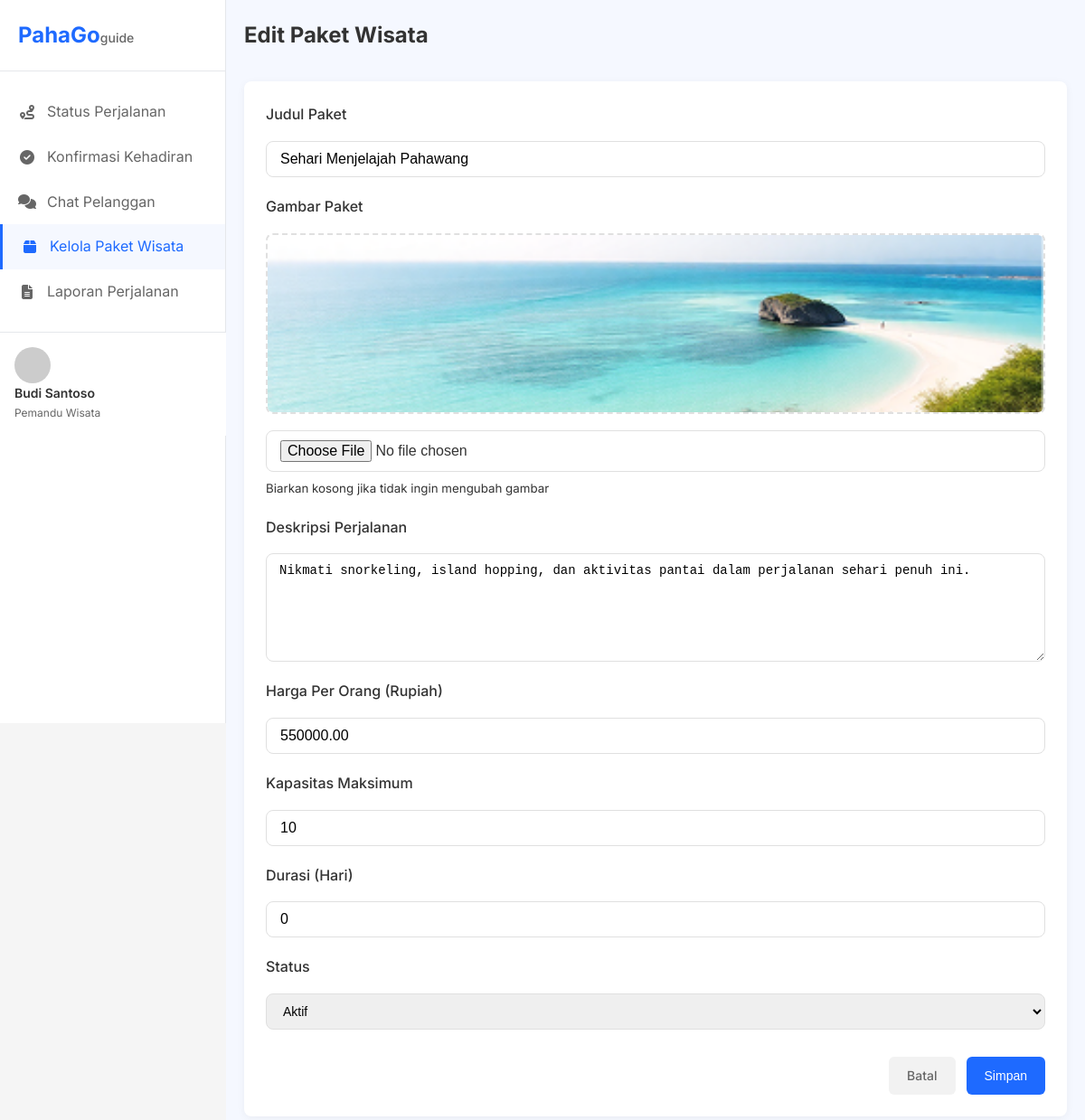
Page /guide/edit-paket.php?id=13 (signed in) on the committed database.
### tables this page shows
CREATE TABLE `packages` (
  `id` int NOT NULL,
  `guide_id` int NOT NULL,
  `title` varchar(255) NOT NULL,
  `description` text NOT NULL,
  `short_description` varchar(255) DEFAULT NULL,
  `price` decimal(10,2) NOT NULL,
  `max_participants` int NOT NULL,
  `duration_days` int NOT NULL,
  `duration_hours` int DEFAULT '0',
  `image_url` varchar(255) DEFAULT NULL,
  `status` enum('active','draft') NOT NULL DEFAULT 'draft',
  `is_bestseller` tinyint(1) DEFAULT '0',
  `is_popular` tinyint(1) DEFAULT '0',
  `rating` decimal(3,1) DEFAULT '0.0',
  `created_at` timestamp NOT NULL DEFAULT CURRENT_TIMESTAMP,
  `updated_at` timestamp NULL DEFAULT NULL ON UPDATE CURRENT_TIMESTAMP
);

### guide/edit-paket.php (the view, shortened to what this page needs)
<?php
require_once '../includes/db.php';
$guide_id = $_SESSION['guide_id'];
$guide_name = $_SESSION['guide_name'];
$package_id = (int)$_GET['id'];
$stmt = $conn->prepare("SELECT * FROM packages WHERE id = ? AND guide_id = ?");
$stmt->bind_param("ii", $package_id, $guide_id);
$stmt->execute();
$result = $stmt->get_result();
$package = $result->fetch_assoc();
?>
<!DOCTYPE html>
<html lang="id">
<head>
    <link rel="stylesheet" href="../css/styles.css">
    <link rel="stylesheet" href="../css/guide.css">
    <link rel="stylesheet" href="https://cdnjs.cloudflare.com/ajax/libs/font-awesome/6.4.0/css/all.min.css">
</head>
<body>
    <div class="dashboard">
        <div class="sidebar" id="sidebar">
            <div class="sidebar-header">
                <div class="sidebar-logo">
                    PahaGo<span>guide</span>
                </div>
            </div>
            <div class="sidebar-menu">
                <a href="status-perjalanan.php" class="menu-item">
                    <i class="fas fa-route"></i>
                    <span>Status Perjalanan</span>
                </a>
                <a href="konfirmasi-kehadiran.php" class="menu-item">
                    <i class="fas fa-check-circle"></i>
                    <span>Konfirmasi Kehadiran</span>
                </a>
                <a href="chat-pelanggan.php" class="menu-item">
                    <i class="fas fa-comments"></i>
                    <span>Chat Pelanggan</span>
                </a>
                <a href="kelola-paket.php" class="menu-item active">
                    <i class="fas fa-box"></i>
                    <span>Kelola Paket Wisata</span>
                </a>
                <a href="laporan-perjalanan.php" class="menu-item">
                    <i class="fas fa-file-alt"></i>
                    <span>Laporan Perjalanan</span>
                </a>
            </div>
            <div class="user-profile">
                <img src="https://ui-avatars.com/api/?name=<?php echo urlencode($guide_name); ?>&background=1e6aff&color=fff" alt="Profile" class="profile-image">
                <div class="profile-info">
                    <div class="profile-name"><?php echo htmlspecialchars($guide_name); ?></div>
                    <div class="profile-role">Pemandu Wisata</div>
                </div>
            </div>
        </div>
        <div class="content">
            <div class="content-header">
                <div class="content-title">
                    <h1>Edit Paket Wisata</h1>
                </div>
            </div>
            <div class="form-card">
                <form action="<?php echo htmlspecialchars($_SERVER["PHP_SELF"]) . '?id=' . $package_id; ?>" method="POST" enctype="multipart/form-data">
                    <div class="form-group">
                        <label for="title">Judul Paket</label>
                        <input type="text" id="title" name="title" class="form-control" value="<?php echo htmlspecialchars($package['title']); ?>" required>
                    </div>
                    <div class="form-group">
                        <label for="image">Gambar Paket</label>
                        <div class="image-preview" id="imagePreview">
                            <?php if (!empty($package['image_url'])): ?>
                            <img src="<?php echo htmlspecialchars($package['image_url']); ?>" alt="<?php echo htmlspecialchars($package['title']); ?>">
                            <?php else: ?>
                            <div class="image-preview-placeholder">
                                <i class="fas fa-image"></i> Pilih gambar untuk ditampilkan
                            </div>
                            <?php endif; ?>
                        </div>
                        <input type="file" id="image" name="image" class="form-control" accept="image/*">
                        <small>Biarkan kosong jika tidak ingin mengubah gambar</small>
                    </div>
                    <div class="form-group">
                        <label for="description">Deskripsi Perjalanan</label>
                        <textarea id="description" name="description" class="form-control" required><?php echo htmlspecialchars($package['description']); ?></textarea>
                    </div>
                    <div class="form-group">
                        <label for="price">Harga Per Orang (Rupiah)</label>
                        <input type="number" id="price" name="price" class="form-control" value="<?php echo $package['price']; ?>" required>
                    </div>
                    <div class="form-group">
                        <label for="max_participants">Kapasitas Maksimum</label>
                        <input type="number" id="max_participants" name="max_participants" class="form-control" value="<?php echo $package['max_participants']; ?>" required>
                    </div>
                    <div class="form-group">
                        <label for="duration_days">Durasi (Hari)</label>
                        <input type="number" id="duration_days" name="duration_days" class="form-control" value="<?php echo $package['duration_days']; ?>" required>
                    </div>
                    <div class="form-group">
                        <label for="status">Status</label>
                        <select id="status" name="status" class="form-control" required>
                            <option value="active" <?php echo $package['status'] == 'active' ? 'selected' : ''; ?>>Aktif</option>
                        </select>
                    </div>
                    <div class="form-actions">
                        <a href="kelola-paket.php" class="btn-cancel">Batal</a>
                        <button type="submit" class="btn-submit">Simpan</button>
                    </div>
                </form>
            </div>
        </div>
    </div>
</body>
</html>

### css/styles.css (style rules this page uses)
:root { --text-color: #333; --bg-color: #f5f5f5; --primary-color: #1e6aff; --white: #ffffff; --transition: all 0.3s ease; --primary-hover: #0052e0; --border-color: #e0e0e0; --shadow: 0 2px 10px rgba(0, 0, 0, 0.1); --text-light: #666; --radius: 8px; }
* { margin: 0; padding: 0; box-sizing: border-box; }
body { font-family: "Inter", sans-serif; color: var(--text-color); line-height: 1.6; background-color: var(--bg-color); }
a { text-decoration: none; color: inherit; }
.form-group { display: flex; flex-direction: column; gap: 0.5rem; }
.form-group label { font-weight: 500; }
.form-group input { padding: 10px 15px; border: 1px solid var(--border-color); border-radius: var(--radius); font-size: 1rem; outline: none; transition: var(--transition); }
.profile-image { width: 32px; height: 32px; border-radius: 50%; object-fit: cover; }

### css/guide.css (style rules this page uses)
.dashboard { display: flex; min-height: 100vh; }
.sidebar { width: 250px; background-color: white; border-right: 1px solid #e5e7eb; position: fixed; height: 100vh; z-index: 10; transition: transform 0.3s ease; }
.sidebar-header { padding: 20px; border-bottom: 1px solid #e5e7eb; }
.sidebar-logo { font-size: 24px; font-weight: 700; color: #1e6aff; }
.sidebar-logo span { font-size: 14px; font-weight: 500; color: #666; }
.sidebar-menu { padding: 20px 0; }
.menu-item { display: flex; align-items: center; padding: 12px 20px; color: #666; transition: all 0.3s; text-decoration: none; }
.menu-item.active { background-color: #f5f8ff; color: #1e6aff; border-left: 3px solid #1e6aff; }
.menu-item i { margin-right: 12px; width: 20px; text-align: center; }
.content { flex: 1; margin-left: 250px; padding: 20px; background-color: #f5f8ff; }
.content-header { display: flex; justify-content: space-between; align-items: center; margin-bottom: 24px; }
.content-title h1 { font-size: 24px; margin-bottom: 8px; color: #333; }
.user-profile { position: relative; bottom: 0; width: 250px; padding: 16px; background-color: white; border-top: 1px solid #e5e7eb; display: flex; flex-direction: column; }
.profile-image { width: 40px; height: 40px; border-radius: 50%; margin-right: 12px; object-fit: cover; }
.profile-info { flex: 1; }
.profile-name { font-weight: 600; font-size: 14px; color: #333; }
.profile-role { font-size: 12px; color: #666; }

### guide/edit-paket.php (style rules this page uses)
.dashboard { display: flex; min-height: 100vh; }
.content { flex: 1; margin-left: 250px; padding: 20px; background-color: #f5f8ff; }
.form-card { background-color: white; border-radius: 8px; box-shadow: 0 2px 10px rgba(0, 0, 0, 0.05); padding: 24px; margin-top: 20px; }
.form-group { margin-bottom: 20px; }
.form-group label { display: block; margin-bottom: 8px; font-weight: 500; color: #333; }
.form-control { width: 100%; padding: 10px 14px; border: 1px solid #e0e0e0; border-radius: 8px; font-size: 14px; transition: all 0.3s; }
textarea.form-control { min-height: 120px; resize: vertical; }
.form-actions { display: flex; justify-content: flex-end; gap: 12px; margin-top: 30px; }
.btn-cancel, .btn-submit { padding: 10px 20px; border-radius: 6px; font-weight: 500; cursor: pointer; font-size: 14px; text-decoration: none; text-align: center; }
.btn-cancel { background-color: #f2f2f2; color: #666; border: none; }
.btn-submit { background-color: #1e6aff; color: white; border: none; }
.image-preview { width: 100%; height: 200px; border: 2px dashed #e0e0e0; border-radius: 8px; display: flex; align-items: center; justify-content: center; margin-bottom: 10px; overflow: hidden; }
.image-preview img { width: 100%; height: 100%; object-fit: cover; }

### rows in the picture
packages: title "Sehari Menjelajah Pahawang", image_url (picture), description "Nikmati snorkeling, island hopping, dan aktivitas pantai dalam perjalanan sehari penuh ini.", price "550000.00", max_participants "10", duration_days "0", status "Aktif"

### other values in the picture
$guide_name "Budi Santoso"
